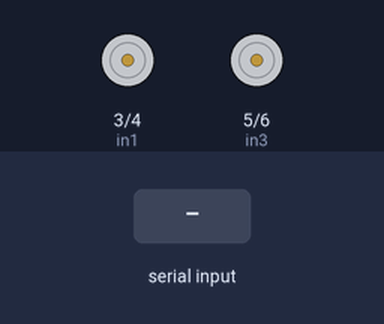
Recording of a sketch running on a simulated Arduino Uno, built with avr-gcc and run on an emulated ATmega328P. On the bench: motor-driver pin pairs drawn as motors (green arrow = first pin HIGH = forward, orange = second pin HIGH = backward, longer = more drive). Inputs (shaded band) come from the test bench.

Above: at 1.2 s.
1.3 s: "1" received over Serial
At 2.1 s:
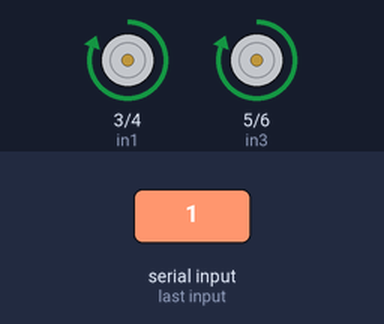
2.8 s: "2" received over Serial
At 3.3 s:
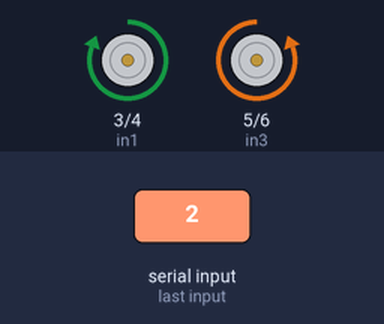
4.3 s: "3" received over Serial
At 5.5 s:
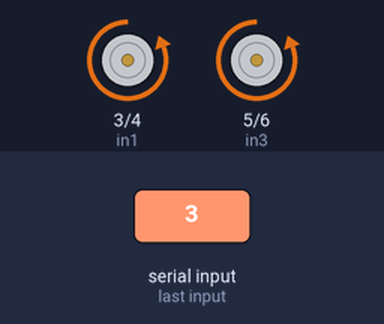
5.8 s: "4" received over Serial
At 6.8 s:
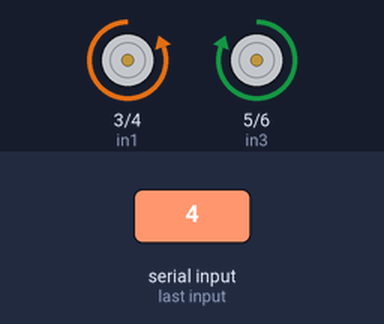
7.3 s: "0" received over Serial
At 7.9 s:
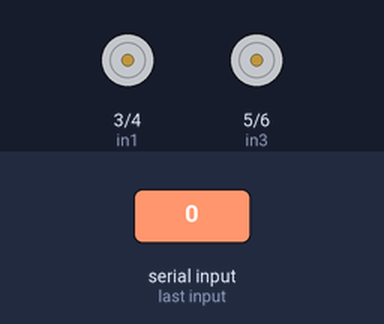
Timing chart, 0 to 9.8 s (numbered marks = the images above; inputs shaded):
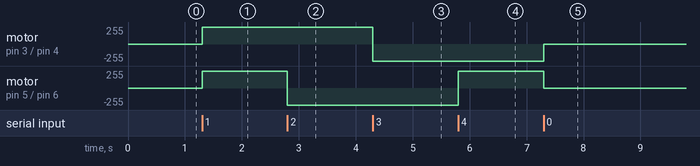

The sketch:

led_control_using_phone.ino
```cpp
int in1=3;
int in2=4;
int in3=5;
int in4=6;
char input_char;
void setOutput(){
  pinMode(in1,OUTPUT);
  pinMode(in2,OUTPUT);
  pinMode(in3,OUTPUT);
  pinMode(in4,OUTPUT);
}

void moveForward(){
  digitalWrite(in1,HIGH);
  digitalWrite(in2,LOW);
  digitalWrite(in3,HIGH);
  digitalWrite(in4,LOW);
}
void moveRight(){
  digitalWrite(in1,HIGH);
  digitalWrite(in2,LOW);
  digitalWrite(in3,LOW);
  digitalWrite(in4,HIGH);
}
void moveBackward(){
  digitalWrite(in1,LOW);
  digitalWrite(in2,HIGH);
  digitalWrite(in3,LOW);
  digitalWrite(in4,HIGH);
}
void moveLeft(){
  digitalWrite(in1,LOW);
  digitalWrite(in2,HIGH);
  digitalWrite(in3,HIGH);
  digitalWrite(in4,LOW);
}
void stop(){
  digitalWrite(in1,LOW);
  digitalWrite(in2,LOW);
  digitalWrite(in3,LOW);
  digitalWrite(in4,LOW);
}
void setup() {
  // put your setup code here, to run once:
  Serial.begin(9600);
  setOutput();

}

void loop() {
  // put your main code here, to run repeatedly:
  if(Serial.available()>0){
    input_char=Serial.read();
    if(input_char=='0'){
      stop();
    }
    if(input_char=='1'){
      moveForward();
    }
    if(input_char=='2'){
      moveRight();
    }
    if(input_char=='3'){
      moveBackward();
    }
    if(input_char=='4'){
      moveLeft();
    }
  }
}
```

Measured:
- after the input at 1.3 s, motor on pin 3 (in1) / pin 4 (in2), motor on pin 5 (in3) / pin 6 (in4): stopped → forward 255/255 at once
- after the input at 2.8 s, motor on pin 5 (in3) / pin 6 (in4): forward 255/255 → backward 255/255 at once
- after the input at 4.3 s, motor on pin 3 (in1) / pin 4 (in2): forward 255/255 → backward 255/255 at once
- after the input at 5.8 s, motor on pin 5 (in3) / pin 6 (in4): backward 255/255 → forward 255/255 at once
- after the input at 7.3 s, motor on pin 3 (in1) / pin 4 (in2): backward 255/255 → stopped at once; motor on pin 5 (in3) / pin 6 (in4): forward 255/255 → stopped at once
